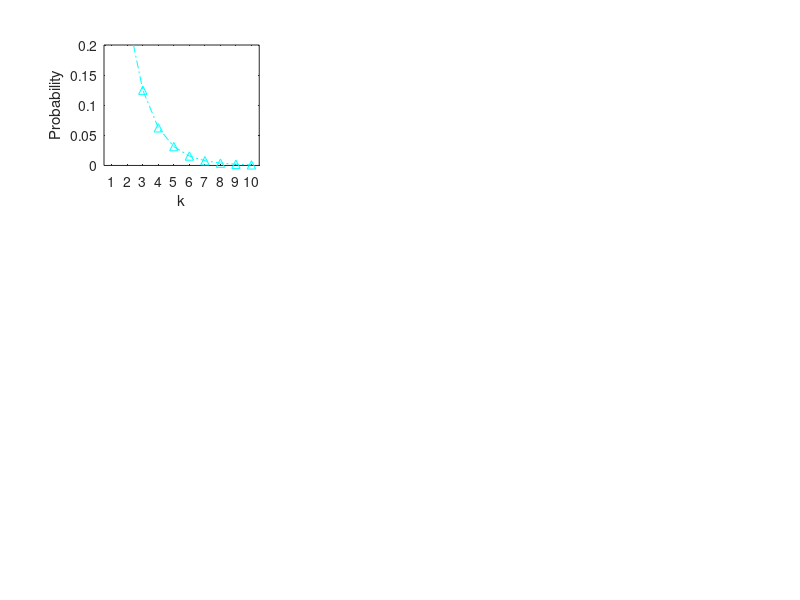

Source code (MATLAB): (Note: this script raises an error after producing the figure.)

%%Name: Labra Gerrik Student
%ID: 914076227

% Lab 3: Sanger Sequencing
% MAT/BIS 107, Spring 2021
% University of California, Davis

%% Instructions: Enter your answers below each corresponding question header.
% Your code should produce the necessary outputs and/or plots, depending
% on what each question requests. Wordy answers or explanations can be
% enterred as comments using the '%' symbol or output directly to the 
% Command Window.
%% 

%%In a test tube, a soupis createdcontaining DNA polymerase, good copies of
%C, T and G, and a mix of good and “defective” copies of A.

%Strand S is added, and complement is building.

%when 𝑆contains a T (so that an A is added to the growing strand) if a
%good A is added, the polymerase continues building up the new strand. But
%if a defectivecopy of A is used, the replication stopsat that point.

% We  now separate  the  two  strands  and  measure  their  lengthsin
% order  to  determine where  a defective nucleotide was incorporated

%Suppose the short string has length four. We can then deduce that there is
%a defective A at position fourof the short strand, and hence there is a T
%at position four of the original DNA strand 𝑆.

%% 

% Q1:
%p is probability Adenosine is good.
p=[0.5,0.7,0.95];
%(1-p)=success, or probability of bad adenosine
k=1:10;
n=1;
for i=p
    pdf=geopdf(k-1,1-i);
    subplot(3,3,n);
    plot(k,pdf,'-.c^');
    ylim([0, 0.2]);
    ylabel('Probability');
    xlim([0.5 10.5]);
    xticks(1:10);
    xlabel('k');
    legend("p="+string(i));
    title('Probability of Ending at k-th T in S');
    n=n+1;
end

%Answer: As probability increase, k gets smaller. Or rather, it becomes
%more likely the first or no T neucleotides match with a bad Adenosine.

% Q2:
%Answer: when p=0.95

% Q3:
%As k gets large, probability decreases. This indicates its most likely
%that a bad A will attach at the beginning, therefore more likely there
%will be a majority of VERY short S sequences when measured after
%sequencing.


% Q4:
p = [0:0.001:1];
k = [1,2,3];
for i=k
n_exp_1 = 1./(geopdf(i-1, 1-p));
subplot(3,3,n)
plot(p, n_exp_1)
xlim([0 1])
xlabel('Proportion of Good Nucleotides')
ylabel('Expected Number of Experiments')
ylim([0 10])
legend("k="+string(i))
n=n+1;
end
% Q5:
%For k=1, first T position, the expected number of experiments to detect
%a bad adenosine increases as the ratio of good nucleotides increases.

%For k=2, the expected number of experiments increases exponentially to
%dect a bad adenosine, both when good nucelotide ratio is low and high. It
%appears theres a relation between experimental trials and not just ratio,
%but also the likelyhood of finding a bad adenosine requires twice the
%number of experiments of the previous position, but has half the range of
%nucleotide concentration to have the lowest number of experiments to find
%a bad adenosine at that location.

%For k=3 The above situation is seen again, but now the range is the upper
%half of k=2. So it takes a geometrically decreasing ration range as
%position or k increases.

% Q6:

syms k p
solve(diff(1/((p^(k-1))*(1-p)))==0, p)
%(k-1)/k=p
k=[1,2,3]
a=(k-1)./k
%answer provided by function is correct.

% Q7:
p =[0.8,0.9];
for i=p
    Nk = 30;
    N_experiments = 10000;
    outcomes = NaN(N_experiments, 1);
    for ii = 1:N_experiments
        outcomes(ii) = min([geornd(1-i)+1, Nk+1]);
    end
    subplot(3,3,n)
    histogram(outcomes)
    title("Count of bad adenosines at kth T position");
    n=n+1;
end
% when p is 0.8 expectation is better and follows a normal trend. 0.9 has
% weird bit where probability shoots up at the final position.

% Q8:
Nk = 30;
p=(Nk-1)/Nk
N_experiments = 10000;
outcomes = NaN(N_experiments, 1);
for ii = 1:N_experiments
    outcomes(ii) = min([geornd(1-p)+1, Nk+1]);
end
subplot(3,3,n)
histogram(outcomes)
title("Count of bad adenosines at kth T position");
n=n+1;
%Distribution is clearly biased. I ran the code multiple times. The derived
%formula is wrong.

% Q9:
%In my biased graphs, yes. All fragment lengths can be detected. As the
%length gets longer, relatively less and less fragments are detectable as
%length increases.
